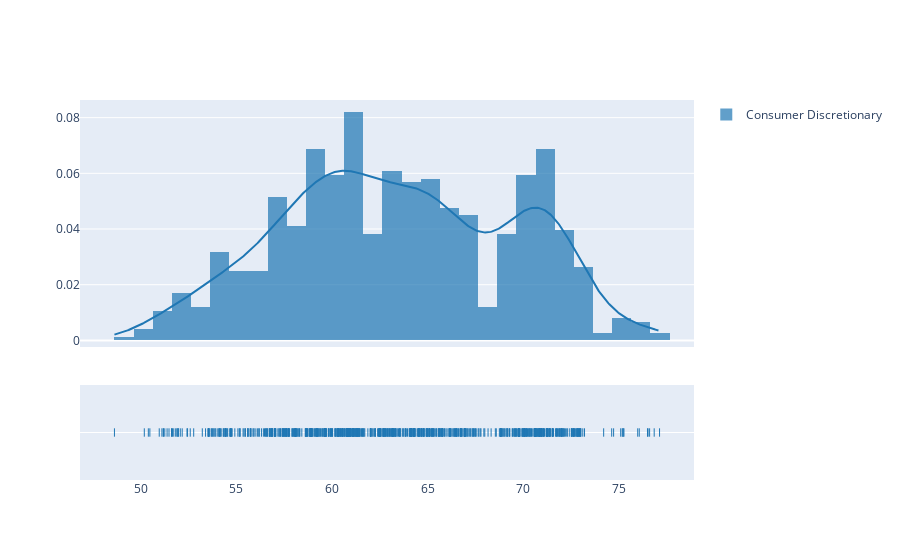

Notebook source saved alongside this figure:
### Code cell
df_consumer_discretionary_close = consumer_discretionary_sector_pd[['consumer_discretionary_sector']]
consumer_discretionary_list = np.array(consumer_discretionary_sector_pd['consumer_discretionary_sector'], dtype=float)
hist_data = [consumer_discretionary_list]
group_labels=['Consumer Discretionary']
consumer_discretionary_dist = ff.create_distplot(hist_data, group_labels)
consumer_discretionary_dist.show()

### Figure 1 — Plotly figure (JSON) as saved in the notebook; plotly's stock layout.template omitted (floating-point values rounded to 4 significant figures; data arrays with more than 128 entries replaced by an {"elided": "..."} marker saying what was removed)
{"data": [{"autobinx": false, "histnorm": "probability density", "legendgroup": "Consumer Discretionary", "marker": {"color": "rgb(31, 119, 180)"}, "name": "Consumer Discretionary", "opacity": 0.7, "type": "histogram", "x": {"elided": "757 float values"}, "xaxis": "x", "xbins": {"end": 77.11, "size": 1, "start": 48.63}, "yaxis": "y"}, {"legendgroup": "Consumer Discretionary", "marker": {"color": "rgb(31, 119, 180)"}, "mode": "lines", "name": "Consumer Discretionary", "showlegend": false, "type": "scatter", "x": {"elided": "500 float values"}, "xaxis": "x", "y": {"elided": "500 float values"}, "yaxis": "y"}, {"legendgroup": "Consumer Discretionary", "marker": {"color": "rgb(31, 119, 180)", "symbol": "line-ns-open"}, "mode": "markers", "name": "Consumer Discretionary", "showlegend": false, "type": "scatter", "x": {"elided": "757 float values"}, "xaxis": "x", "y": {"elided": "757 str values"}, "yaxis": "y2"}], "layout": {"barmode": "overlay", "hovermode": "closest", "legend": {"traceorder": "reversed"}, "xaxis": {"anchor": "y2", "domain": [0, 1], "zeroline": false}, "yaxis": {"anchor": "free", "domain": [0.35, 1], "position": 0}, "yaxis2": {"anchor": "x", "domain": [0, 0.25], "dtick": 1, "showticklabels": false}}}
